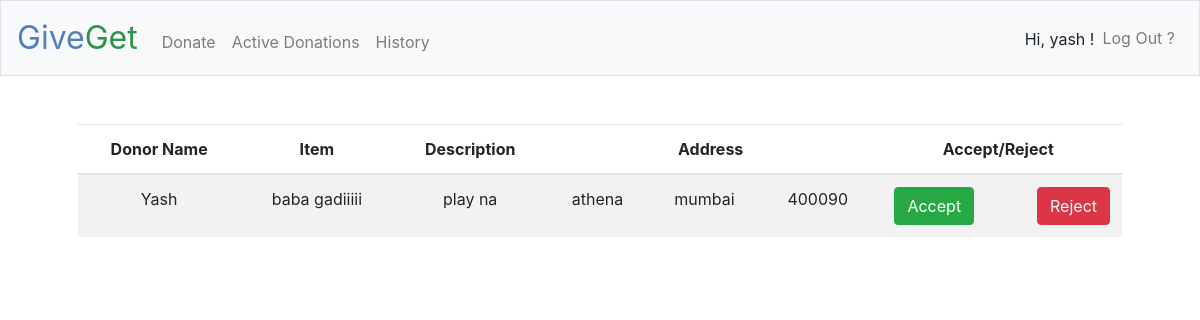
Page /users/1/new-donations (signed in) on the committed database.
### tables this page shows
CREATE TABLE IntendedReceipients
(
id INTEGER PRIMARY KEY AUTOINCREMENT,
create_date DATETIME,
modified_date DATETIME,
rank INTEGER NOT NULL,
status VARCHAR(30) NOT NULL,
donation_id INTEGER,
user_id INTEGER,
FOREIGN KEY(donation_id) REFERENCES Donation(id), 
FOREIGN KEY(user_id) REFERENCES User(id)
);

CREATE TABLE 'User' (
id INTEGER PRIMARY KEY AUTOINCREMENT,
user_name VARCHAR(100) NOT NULL,
name VARCHAR(100) NOT NULL,
address_line1 VARCHAR(200) NOT NULL,
address_line2 VARCHAR(200),
city VARCHAR(200) NOT NULL,
pincode VARCHAR(25) NOT NULL,
state VARCHAR(200) NOT NULL,
country VARCHAR(200) NOT NULL,
latitude      double,
longitude     double,
is_active boolean DEFAULT 'true'
, 'user_type'  varchar(200) NOT NULL  , 'password'  varchar(300) NOT NULL  , 'email_id' varchar(200));

CREATE TABLE 'Donation' (
id INTEGER PRIMARY KEY AUTOINCREMENT,
create_date DATETIME,'modified_date' DATETIME,
status VARCHAR(30) NOT NULL,
title VARCHAR(300) NOT NULL,
note VARCHAR(500),
user_id INTEGER,
item_id INTEGER,
FOREIGN KEY(user_id) REFERENCES User(id), 
FOREIGN KEY(item_id) REFERENCES ItemType(id)
);

### app.py (the view)
@app.route("/users/<int:user_id>/new-donations")
@login_required
def view_open_donations_receiver(user_id):
    donations = db.execute("""
    SELECT
    u.name AS user_name,
    u.address_line1 AS address_line1,
    u.city AS user_city,
    u.pincode AS user_pincode,
    d.id AS donation_id,
    d.title AS donation_title,
    d.note AS donation_instructions,
    d.create_date AS donation_create_date,
    d.modified_date AS donation_modified_date,
    d.status AS donation_status,
    ir.status AS recipient_status,
    ir.modified_date AS recipient_modified_date_date
FROM
    user AS u inner JOIN donation d on d.user_id = u.id And d.status='Open'
    left outer join IntendedReceipients as ir on d.id = ir.donation_id AND ir.status='Open'
    inner join user as iru on ir.user_id = iru.id AND iru.id=:user_id
ORDER BY d.modified_date DESC""",
            user_id=user_id)
    print(donations)
    return render_template("view_open_donations_receiver.html", donations=donations)

### app.py (called while the page is built)
@app.after_request
def after_request(response):
    response.headers["Cache-Control"] = "no-cache, no-store, must-revalidate"
    response.headers["Expires"] = 0
    response.headers["Pragma"] = "no-cache"
    return response

### helpers.py (called while the page is built)
def login_required(f):
    @wraps(f)
    def decorated_function(*args, **kwargs):
        if session.get("user_id") is None:
            return redirect("/login")
        return f(*args, **kwargs)
    return decorated_function

### templates/view_open_donations_receiver.html (shortened to what this page needs)
{% extends "layout.html" %}
{% block main %}
    <table class="table table-striped">
        <thead>
            <tr>
                <th>Donor Name</th>
                <th>Item</th>
                <th>Description</th>
                <th colspan=3>Address</th>
                <th>Accept/Reject</th>
            </tr>
        </thead>
        <tbody>
            {% for donation in donations %}
                <tr>
                    <td>{{ donation.user_name }}</td>
                    <td>{{ donation.donation_title }}</td>
                    <td>{{ donation.donation_instructions }}</td>
                    <td>{{ donation.address_line1 }}</td>
                    <td>{{ donation.user_city }}</td>
                    <td>{{ donation.user_pincode }}</td>
                    <td>
                            <button name="accept" onclick="acceptDonation({{session.user_id}},{{donation.donation_id}})" style="float:left;margin-left:8px;" class="btn btn-success" id="accept-{{donation.donation_id}}">Accept</button>
                            <button name="reject" onclick="rejectDonation({{session.user_id}},{{donation.donation_id}})" style="float:right;" class="btn btn-danger" id="reject-{{donation.donation_id}}">Reject</button>
                    </td>
                </tr>
            {% endfor %}
        </tbody>
    </table>
{% endblock %}

### rows in the picture
IntendedReceipients: user_name "Yash", donation_title "baba gadiiiii", donation_instructions "play na", address_line1 "athena", user_city "mumbai", user_pincode "400090"

### other values in the picture
{{ session.user_name }} "yash"
